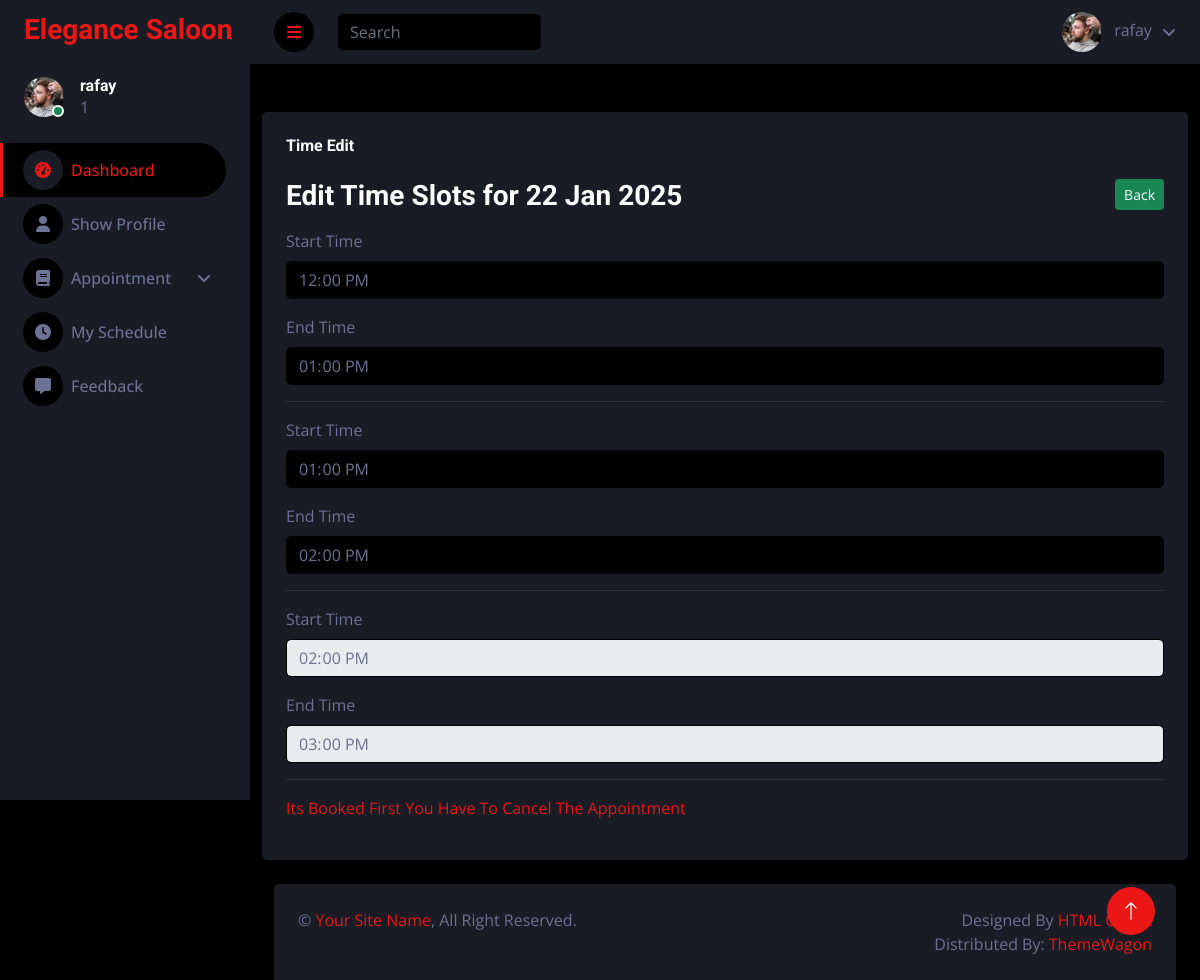
/admin/edit_stylist_time.php?stylist_id=7&date=2025-01-22 (signed in), run on the app's committed database.
### tables this page shows
CREATE TABLE `stylist_slots` (
  `id` int(11) NOT NULL,
  `stylist_id` int(11) NOT NULL,
  `slot_date` date NOT NULL,
  `start_time` time NOT NULL,
  `end_time` time NOT NULL,
  `status` tinyint(1) DEFAULT 0 COMMENT '0: Available, 1: Booked'
);

### admin/edit_stylist_time.php (the view, shortened to what this page needs)
<?php
include 'header.php';
require '../users/config.php';
$stylist_date = $_GET['date'];
$stylist_id = $_GET['stylist_id'];
if ($_SESSION['r'] == "3") {
    $select = "SELECT * FROM stylist_slots WHERE stylist_id = $stylist_id AND slot_date = '$stylist_date'";
} else {
    $select = "SELECT * FROM stylist_slots WHERE stylist_id = $stylist_id AND slot_date = '$stylist_date'";
}
$exe = mysqli_query($db, $select);
?>
<div class="container-fluid">
    <div class="row mt-5">
        <div class="col-sm-12 col-xl-12">
            <div class="bg-secondary rounded h-100 p-4">
                <div>
                    <h6 class="mb-4">Time Edit</h6>
                    <a href="stylist_show_times.php"><button class="btn btn-success btn-sm" style="float: right;">Back</button></a>
                    <h3>Edit Time Slots for <?php echo date('d M Y', strtotime($stylist_date)); ?></h3>
                </div>
                <form method="post" action="update_stylist_slots.php" enctype="multipart/form-data">
                    <div id="time-slots">
                        <?php
                        if (mysqli_num_rows($exe) > 0) {
                            while ($row = mysqli_fetch_assoc($exe)) {
                        ?>
                                <div class="time-slot">
                                    <div class="mb-3 mt-3">
                                        <label for="exampleInputEmail1" class="form-label">Start Time</label>
                                        <input type="time" class="form-control" value="<?php echo $row['start_time'] ?>" <?php if ($row['status'] == 1) {
                                                                                                                                echo "readonly";
                                                                                                                            } else {
                                                                                                                                echo "";
                                                                                                                            } ?> name="start_times[]" id="exampleInputEmail1"
                                            aria-describedby="emailHelp">
                                    </div>
                                    <div class="mb-3">
                                        <label for="exampleInputPassword1" class="form-label">End Time</label>
                                        <input type="time" <?php if ($row['status'] == 1) {
                                                                echo "readonly";
                                                            } else {
                                                                echo "";
                                                            } ?> class="form-control" value="<?php echo $row['end_time'] ?>" name="end_times[]" id="exampleInputPassword1">
                                        <hr>
                                    </div>
                                    <?php if ($row['status'] == 0) {
                                        if ($_SESSION['r'] == "3") {
                                    ?>
                                            <button type="button" class="delete-slot btn btn-primary btn-sm" data-slot-id="<?php echo $row['id']; ?>">Delete</button>
                                        <?php
                                        }
                                    } else {
                                        ?>
                                        <p class="text-primary">Its Booked First You Have To Cancel The Appointment</p>
                                    <?php
                                    }
                                    ?>
                                </div>
                        <?php
                            }
                        } else {
                            echo "No slots found for this date.";
                        }
                        ?>
                    </div>
                </form>
            </div>
        </div>
    </div>
</div>
<?php
include 'footer.php';
?>

### admin/css/style.css (style rules this page uses)
:root { --primary: #EB1616; --secondary: #191C24; --light: #6C7293; --dark: #000000; }
.btn { transition: .5s; }

### data on the page
stylist_slots: start_time "12:00:00", end_time "13:00:00"
stylist_slots: start_time "13:00:00", end_time "14:00:00"
stylist_slots: start_time "14:00:00", end_time "15:00:00", shows "Its Booked First You Have To Cancel The Appointment"

### other printed values
$_SESSION['n'] "rafay"
$_SESSION['r'] "1"
date('d M Y', strtotime($stylist_date)) "22 Jan 2025"
